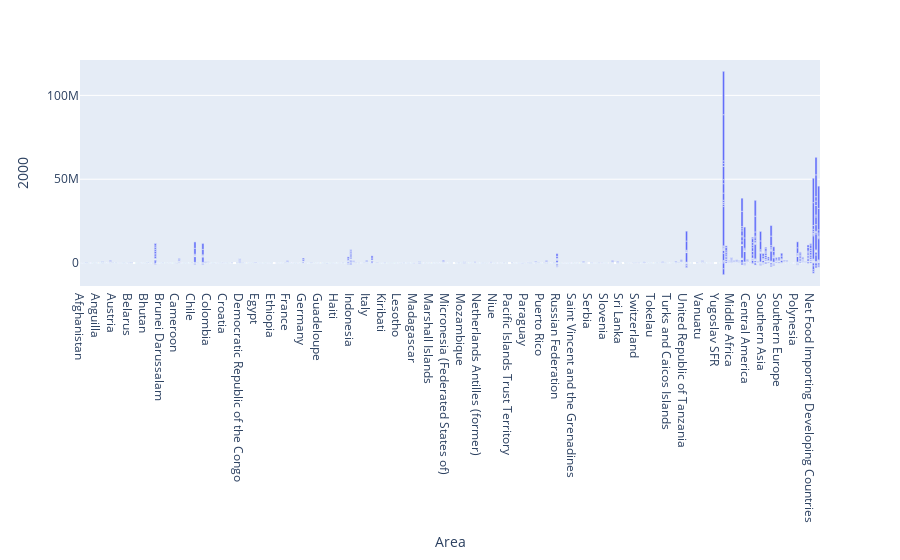

Notebook code cell kept with this figure:
### Code cell
px.bar(df.where(df['Element'] == 'Emissions (CO2)'), x='Area', y='2000')

### Figure 1 — Plotly figure (JSON) as saved in the notebook; plotly's stock layout.template omitted (floating-point values rounded to 4 significant figures; data arrays with more than 128 entries replaced by an {"elided": "..."} marker saying what was removed)
{"data": [{"alignmentgroup": "True", "hovertemplate": "Area=%{x}<br>2000=%{y}<extra></extra>", "legendgroup": "", "marker": {"color": "#636efa", "pattern": {"shape": ""}}, "name": "", "offsetgroup": "", "orientation": "v", "showlegend": false, "textposition": "auto", "type": "bar", "x": {"elided": "58765 str values"}, "xaxis": "x", "y": {"elided": "58765 float values"}, "yaxis": "y"}], "layout": {"barmode": "relative", "legend": {"tracegroupgap": 0}, "margin": {"t": 60}, "xaxis": {"anchor": "y", "domain": [0, 1], "title": {"text": "Area"}}, "yaxis": {"anchor": "x", "domain": [0, 1], "title": {"text": "2000"}}}}
